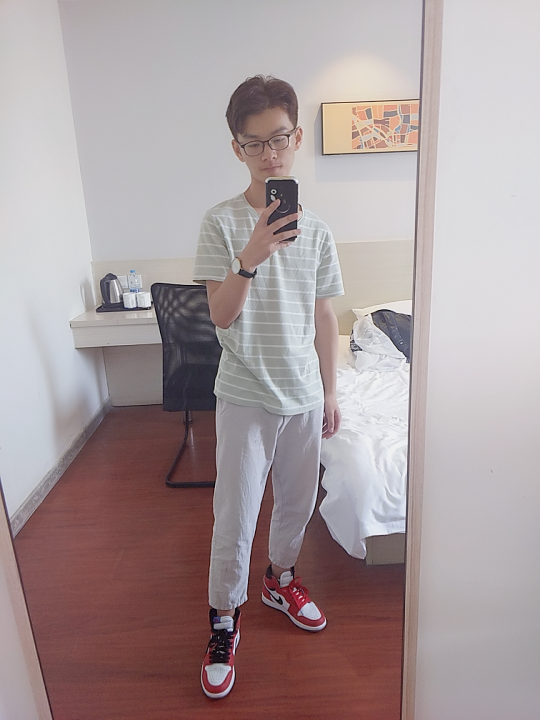
%> input picture image/lab2.jpg, 1080 x 1440 px (shown at 1/2 size)
$ octave lab2_j.m   (GNU Octave 9; MATLAB toolbox functions it lacks are replaced by stand-ins)
%> lines starting %> are read from the running program, lines starting %| are printed output that depends on the picture
clear;
clc;
image=imread('lab2.jpg');
%> image is the input picture: size 1440x1080x3 uint8; mean R, G, B 168.4, 154.8, 156.4
[width,height,z]=size(image);
%> width = 1440; height = 1080; z = 3
if(z>1)
    image=rgb2gray(image);
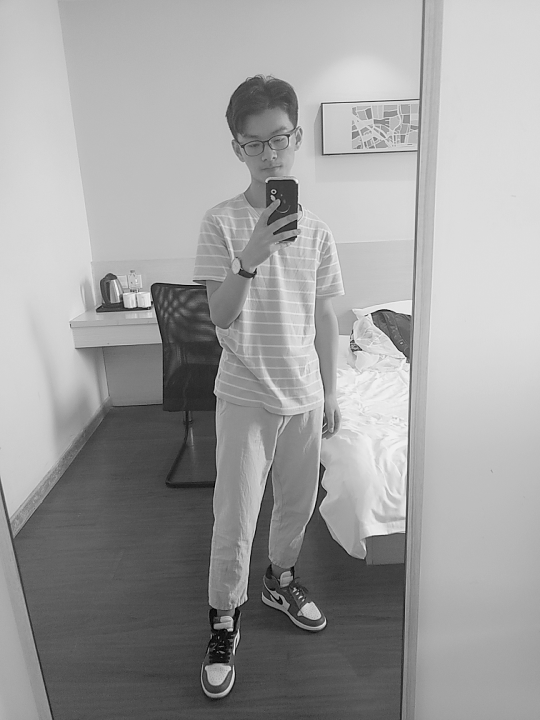
%> image: size 1440x1080 uint8 (shown at 1/2 size); min 0, max 243, mean 159.1
end
J=image;
figure(2);
%set(gcf,'position',[250,250, 900, 450])
set(gcf,'position',[200,200, 1300, 450])
%subplot(1,2,1);
subplot(1,3,1);
imshow(image);
title('原图');
k1=0.1;
k2=0.3;
a1=rand(width,height)<k1;
a2=rand(width,height)<k2;
J(a1&a2)=0;
J(a1& ~a2)=255;
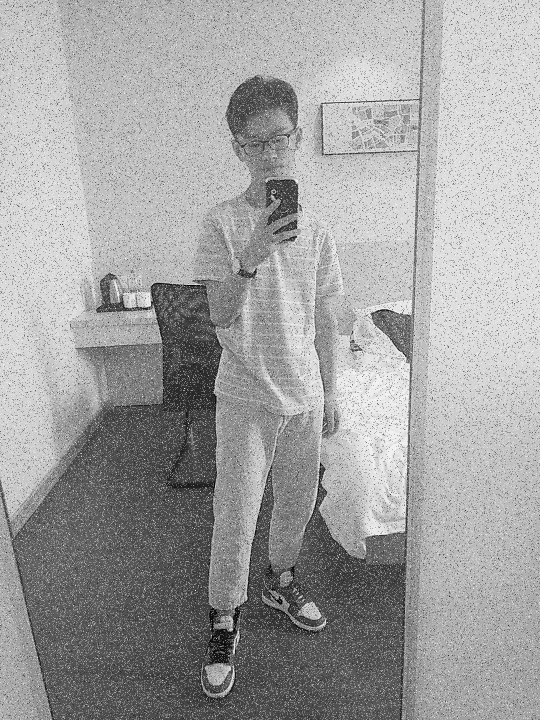
%> J: size 1440x1080 uint8 (shown at 1/2 size); min 0, max 255, mean 161
%subplot(1,2,2);
subplot(1,3,2);
imshow(J);
title('加椒盐噪声后');

%3x3均值滤波
A = filter2(fspecial('average',3),J);
result1 = uint8(A);
subplot(1,3,3);
imshow(result1);
title('均值滤波后');

% [15 lines of commented-out code are left out]

$ run again, with image/1.jpg copied over image/lab2.jpg
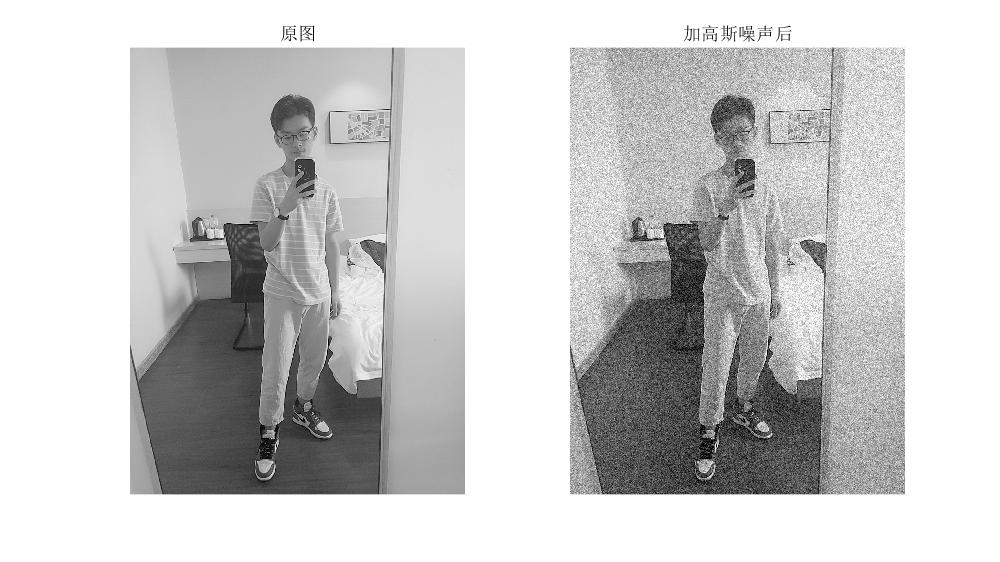
%> input picture image/1.jpg, 1000 x 562 px
%> image is the input picture: size 562x1000x3 uint8; min 0, max 255, mean 203.6
%> image: size 562x1000 uint8
%> `J(a1& ~a2)=255;`:
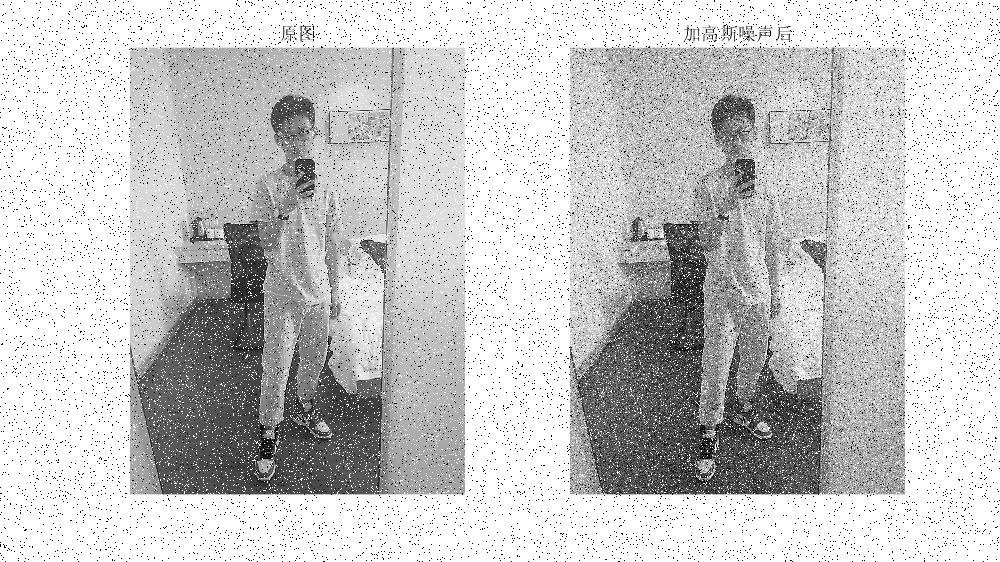
%> J: size 562x1000 uint8; min 0, max 255, mean 201.1
%> `A = filter2(fspecial('average',3),J);`:
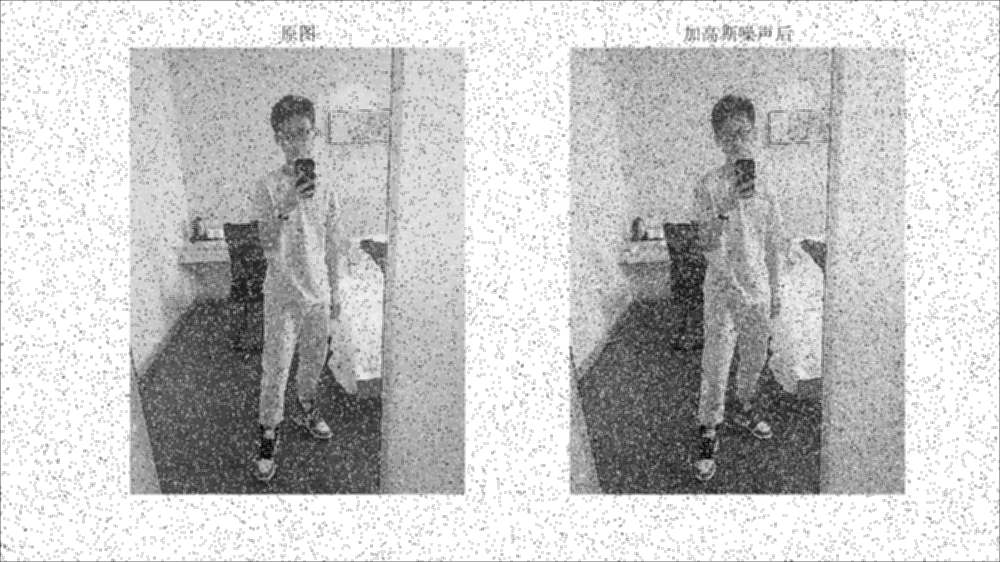
%> A: size 562x1000 double; min 10.11, max 255, mean 200.6; drawn with min black and max white

$ run again, with image/gslb.jpg copied over image/lab2.jpg
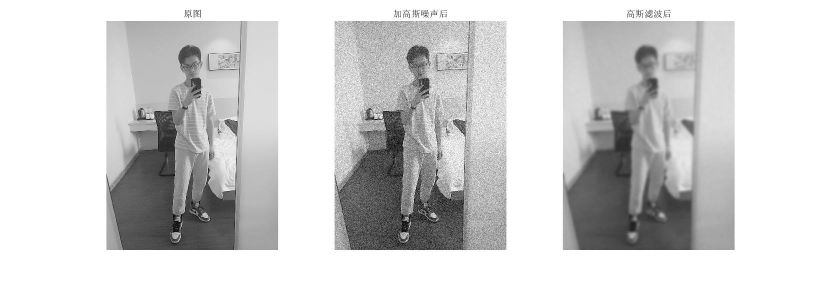
%> input picture image/gslb.jpg, 1625 x 562 px (shown at 1/2 size)
%> image is the input picture: size 562x1625x3 uint8; min 0, max 255, mean 205.1
%> image: size 562x1625 uint8
%> `J(a1& ~a2)=255;`:
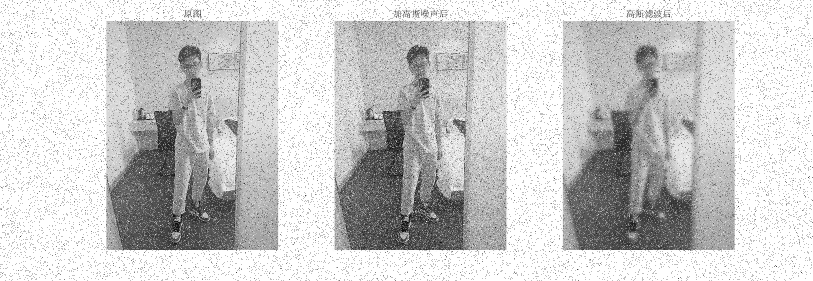
%> J: size 562x1625 uint8 (shown at 1/2 size); min 0, max 255, mean 202.5
